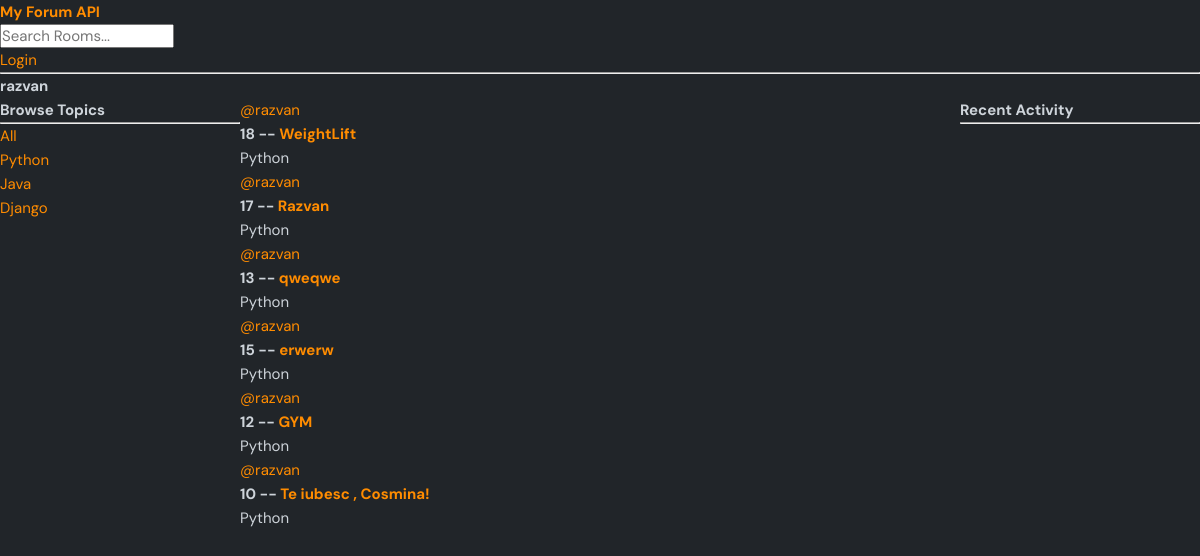
Page /profile/1/ on the committed database.
### base/models.py (models this page shows, shortened)
class Topic(models.Model):
    name = models.CharField(max_length=200)

class Room(models.Model):
    host =  models.ForeignKey(User, on_delete=models.SET_NULL, null=True)
    topic = models.ForeignKey(Topic, on_delete=models.SET_NULL, null=True)
    name = models.CharField(max_length=200)
    description = models.TextField(null=True, blank=True)
    participants = models.ManyToManyField(User, related_name='participants', blank=True)
    updated = models.DateTimeField(auto_now=True)
    created = models.DateTimeField(auto_now_add=True)
    class Meta:
        ordering = ['-updated', '-created']

### base/views.py (the view)
# urls.py: path('profile/<str:pk>/', views.userProfile, name='user-profile'),
def userProfile(request, pk):
    user =User.objects.get(id=pk)
    rooms = user.room_set.all()
    room_message = user.message_set.all()
    topics = Topic.objects.all()
    context =  {'user':user, 'rooms':rooms, 'room_message':room_message,'topics':topics}
    return render(request, 'base/profile.html', context)

### templates/base/profile.html (shortened to what this page needs)
{% extends 'main.html' %}
{% block content %}
    <h1>{{ user.username }}</h1>
    <div class="profile-container">
        <div>
            {% include 'base/topics_component.html' %}
        </div>
        <div>
            {% include 'base/feed_component.html' %}
        </div>
        <div>
            {% include 'base/activity_component.html' %}
        </div>
    </div>
{% endblock content %}

### templates/main.html (shortened to what this page needs)
<!DOCTYPE html>
{% load static %}
<html lang="en">
<head>
    <link rel="stylesheet" href="{% static 'styles/style.css' %}" />
</head>
<body>
    {% include 'navbar.html' %}
    {% block content %}
    {% endblock %}
</body>
</html>

### templates/navbar.html
<a href="/">
    <h1>My Forum API</h1>
</a>
<form method="GET" action="{% url 'home' %}">
    <input type="text" name="q" placeholder="Search Rooms..." />
</form>
{% if request.user.is_authenticated %}
<p>Hello, {{ request.user }}</p>
<a href="{% url 'logout' %}">Logout</a>
{% else %}
<a href="{%  url 'login' %}">Login</a>
{% endif %}
<hr>

### templates/base/topics_component.html
<h3>Browse Topics</h3>
        <hr>
        <div>
            <a href="{% url 'home' %}">All</a>
        </div>
        {% for topic in topics %}
            <div>
                <a href="{% url 'home' %}?q={{ topic.name }}">{{ topic.name }}</a>
            </div>
        {% endfor %}

### templates/base/feed_component.html (shortened to what this page needs)
<div>
        {% for room in rooms %}
            <div>
                <a href="{% url 'user-profile' room.host.id %}">@{{ room.host.username }}</a>
                <h5>{{ room.id }} -- <a href="{% url 'room' room.id %}">{{ room.name }}</a></h5>
                <small>{{ room.topic.name }}</small>
            </div>
        {% endfor %}
    </div>

### templates/base/activity_component.html (shortened to what this page needs)
<div>
    <h3>Recent Activity</h3>
    <hr>
</div>

### static/styles/style.css (style rules this page uses)
:root { --color-main: #ff8c00; --color-main-light: #ffd8b5; --color-dark: #343a40; --color-dark-medium: #495057; --color-dark-light: #6c757d; --color-light: #f8f9fa; --color-gray: #adb5bd; --color-light-gray: #ced4da; --color-bg: #212529; --color-success: #28a745; --color-error: #dc3545; }
* { font-family: "DM Sans", -apple-system, BlinkMacSystemFont, "Segoe UI", Roboto, Oxygen, Ubuntu, Cantarell, "Open Sans", "Helvetica Neue", sans-serif; margin: 0; padding: 0; box-sizing: border-box; text-rendering: optimizeLegibility; font-size: inherit; }
html { font-size: 56.25%; }
@media only screen and (min-width: 1200px) { html { font-size: 62.5%; } }
body { line-height: 1.6; font-weight: 400; font-size: 1.5rem; color: var(--color-light-gray); background-color: var(--color-bg); min-height: 100vh; }
a { display: inline-block; color: var(--color-main); text-decoration: none; }

### templates/base/profile.html (style rules this page uses)
.profile-container { display: grid; grid-template-columns: 1fr 3fr 1fr; }

### rows in the picture
Topic: name "Python"
Topic: name "Java"
Topic: name "Django"
Room: host.username "razvan", id "18", name "WeightLift", topic.name "Python"
Room: host.username "razvan", id "17", name "Razvan", topic.name "Python"
Room: host.username "razvan", id "13", name "qweqwe", topic.name "Python"
Room: host.username "razvan", id "15", name "erwerw", topic.name "Python"
Room: host.username "razvan", id "12", name "GYM", topic.name "Python"
Room: host.username "razvan", id "10", name "Te iubesc , Cosmina!", topic.name "Python"

### other values in the picture
{{ user.username }} "razvan"
